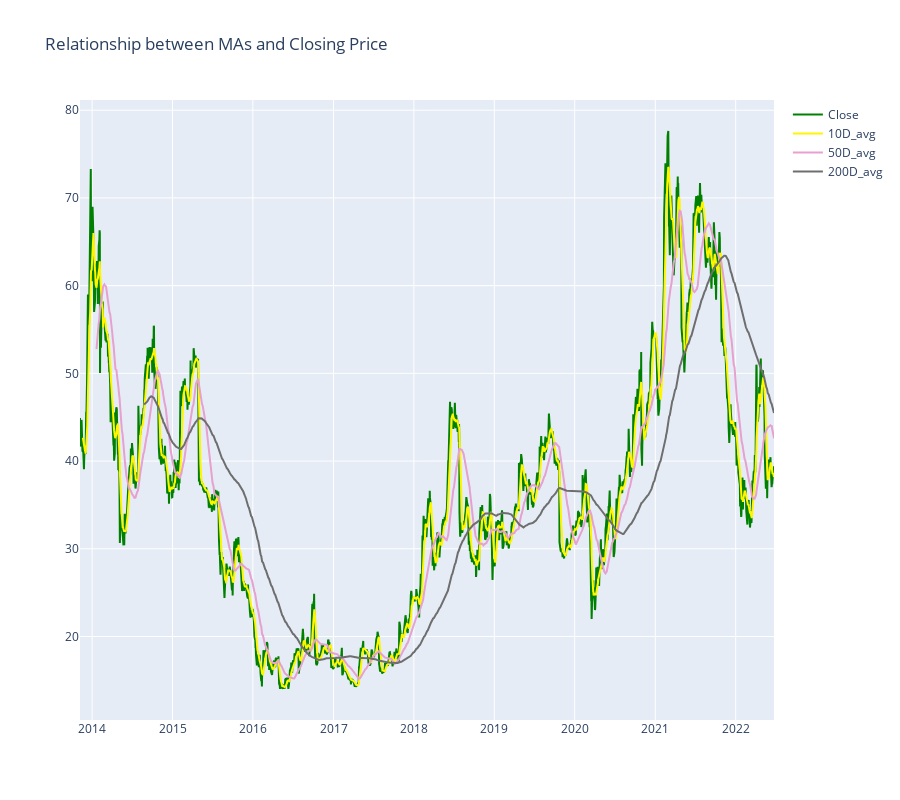

The notebook cell saved with this chart:
### Code cell
# The moving average is a statistic commonly used to analyze time series data. It calculates the average price of stocks over a certain period.
import pandas as pd 
import plotly.graph_objects as go
import numpy as np  

# Moving Averages (10, 50 and 200)
df['10D_avg'] = df.Close.rolling(window=10).mean()
df['50D_avg'] = df.Close.rolling(window=50).mean()
df['200D_avg'] = df.Close.rolling(window=200).mean()

# Plot
fig = make_subplots()

colors = ['#ffF500', '#E6a1cf', '#6E6E6E']
avgs = ['10D_avg', '50D_avg', '200D_avg']

fig.append_trace({'x': df["Date"], 'y': df['Close'], 'type': 'scatter', 'name': 'Close', 'line': {'color': 'green'}}, 1, 1)

for col, c in zip(avgs, colors):
    fig.append_trace({'x': df["Date"], 'y': df[col], 'type': 'scatter', 'name': col, 'line': {'color': c}}, 1, 1)

fig['layout'].update(height=800, title='Relationship between MAs and Closing Price')
    
fig.show()

### Figure 1 — Plotly figure (JSON) as saved in the notebook; plotly's stock layout.template omitted (floating-point values rounded to 4 significant figures; data arrays with more than 128 entries replaced by an {"elided": "..."} marker saying what was removed)
{"data": [{"line": {"color": "green"}, "name": "Close", "type": "scatter", "x": {"elided": "2172 str values"}, "xaxis": "x", "y": {"elided": "2172 float values"}, "yaxis": "y"}, {"line": {"color": "#ffF500"}, "name": "10D_avg", "type": "scatter", "x": {"elided": "2172 str values"}, "xaxis": "x", "y": {"elided": "2172 float values"}, "yaxis": "y"}, {"line": {"color": "#E6a1cf"}, "name": "50D_avg", "type": "scatter", "x": {"elided": "2172 str values"}, "xaxis": "x", "y": {"elided": "2172 float values"}, "yaxis": "y"}, {"line": {"color": "#6E6E6E"}, "name": "200D_avg", "type": "scatter", "x": {"elided": "2172 str values"}, "xaxis": "x", "y": {"elided": "2172 float values"}, "yaxis": "y"}], "layout": {"height": 800, "title": {"text": "Relationship between MAs and Closing Price"}, "xaxis": {"anchor": "y", "domain": [0, 1]}, "yaxis": {"anchor": "x", "domain": [0, 1]}}}
